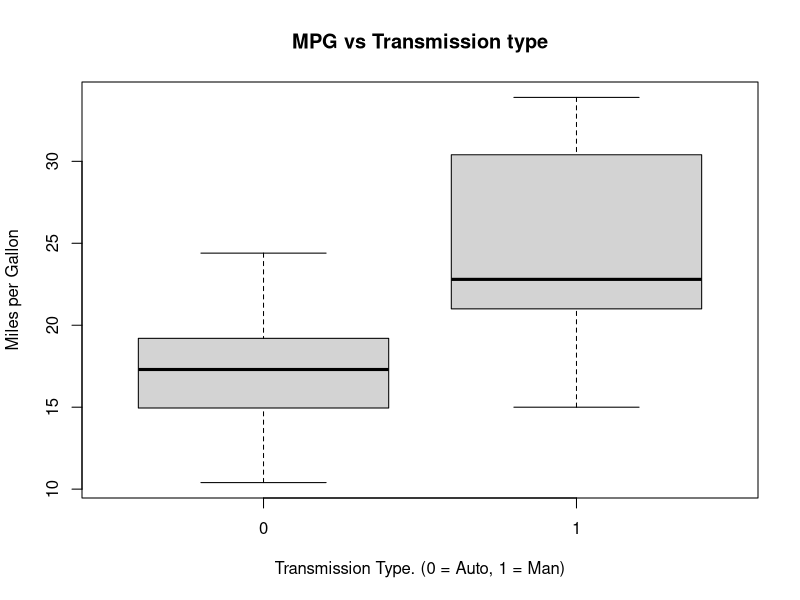
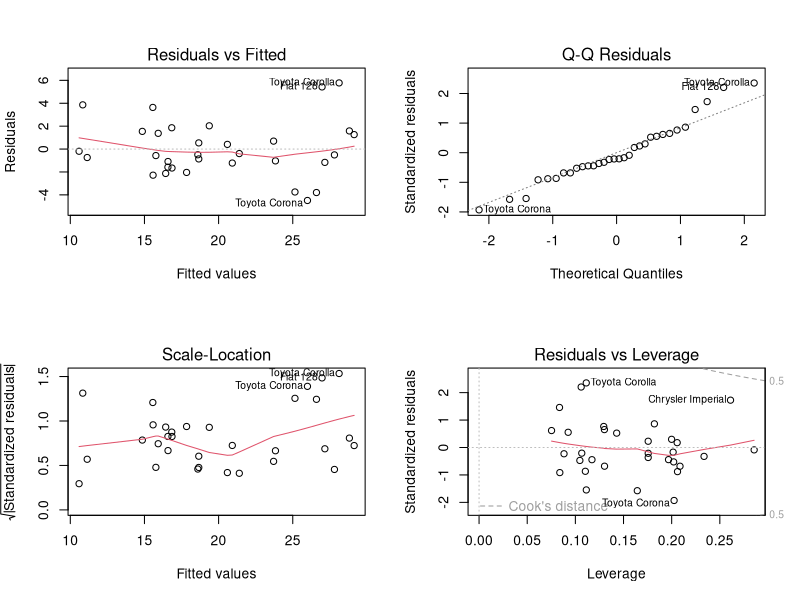
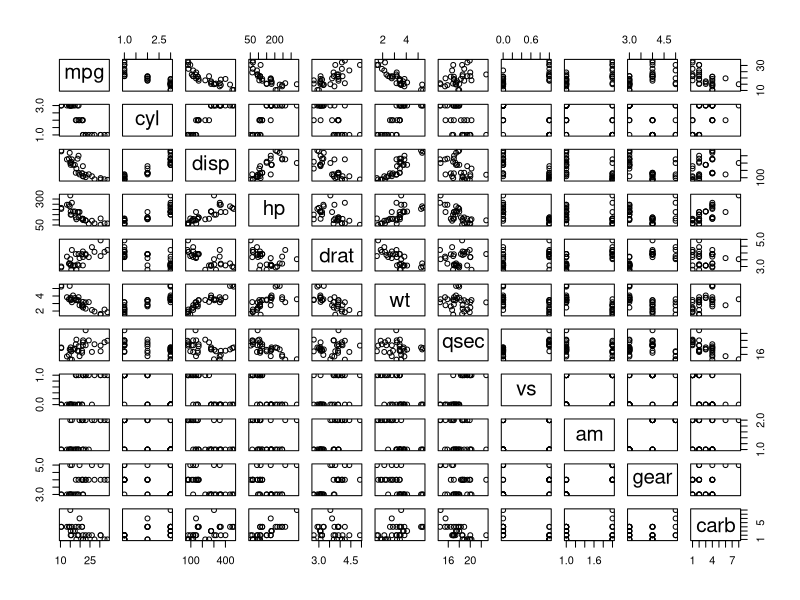

These figures' R source, in order:
## ---- chunk 1
library(ggplot2)
data(mtcars)

mtcars[20:22, ]
n <- length(mtcars$mpg)
alpha <- 0.05
mtcars$cyl <- as.factor(mtcars$cyl)
mtcars$am <- factor(mtcars$am)
attach(mtcars)
## ---- chunk 2
fit <- lm(mpg ~ am, data = mtcars)
coef(summary(fit))

## ---- chunk 3
print("Automatic:     17.15 MPG")
print("Manual:        24.39 MPG")
## ---- chunk 4
ttest <- t.test(mpg~am)
ttest$p.value
ttest$estimate
## ---- chunk 5
  boxplot(mpg ~ am, xlab="Transmission Type. (0 = Auto, 1 = Man)", 
          ylab="Miles per Gallon", main="MPG vs Transmission type")
## ---- chunk 6
lm <- lm(mpg ~ cyl + wt + am, data = mtcars)
par(mfrow = c(2, 2))
plot(lm)
## ---- chunk 7
pairs(mtcars)
